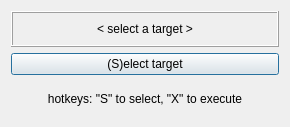
<?xml version="1.0" encoding="UTF-8"?>
<ui version="4.0">
 <class>DialogExtend</class>
 <widget class="QDialog" name="DialogExtend">
  <property name="geometry">
   <rect>
    <x>0</x>
    <y>0</y>
    <width>290</width>
    <height>127</height>
   </rect>
  </property>
  <property name="baseSize">
   <size>
    <width>200</width>
    <height>300</height>
   </size>
  </property>
  <property name="windowTitle">
   <string>Extend beams</string>
  </property>
  <property name="sizeGripEnabled">
   <bool>false</bool>
  </property>
  <layout class="QGridLayout" name="gridLayout">
   <item row="0" column="0" colspan="2">
    <widget class="QLabel" name="label">
     <property name="frameShape">
      <enum>QFrame::Box</enum>
     </property>
     <property name="frameShadow">
      <enum>QFrame::Raised</enum>
     </property>
     <property name="text">
      <string>&lt; select a target &gt;</string>
     </property>
     <property name="alignment">
      <set>Qt::AlignCenter</set>
     </property>
    </widget>
   </item>
   <item row="2" column="0" colspan="2">
    <widget class="QPushButton" name="btn1">
     <property name="text">
      <string>(S)elect target</string>
     </property>
    </widget>
   </item>
   <item row="3" column="0" colspan="2">
    <widget class="QLabel" name="label_2">
     <property name="text">
      <string>hotkeys: &quot;S&quot; to select, &quot;X&quot; to execute</string>
     </property>
     <property name="alignment">
      <set>Qt::AlignCenter</set>
     </property>
    </widget>
   </item>
  </layout>
 </widget>
 <tabstops>
  <tabstop>btn1</tabstop>
 </tabstops>
 <resources/>
 <connections/>
</ui>
